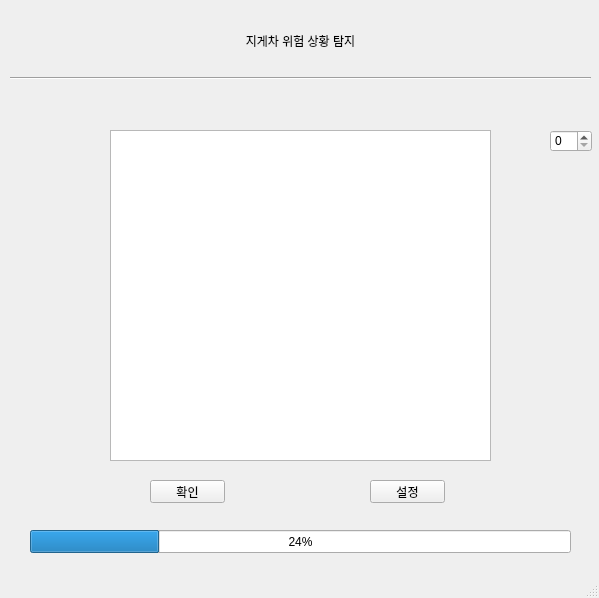
<?xml version="1.0" encoding="UTF-8"?>
<ui version="4.0">
 <class>MainWindow</class>
 <widget class="QMainWindow" name="MainWindow">
  <property name="geometry">
   <rect>
    <x>0</x>
    <y>0</y>
    <width>599</width>
    <height>598</height>
   </rect>
  </property>
  <property name="windowTitle">
   <string>MainWindow</string>
  </property>
  <widget class="QWidget" name="centralwidget">
   <widget class="QLabel" name="label">
    <property name="geometry">
     <rect>
      <x>10</x>
      <y>20</y>
      <width>581</width>
      <height>41</height>
     </rect>
    </property>
    <property name="styleSheet">
     <string notr="true">font: 75 12pt &quot;한컴 말랑말랑 Bold&quot;;</string>
    </property>
    <property name="text">
     <string>지게차 위험 상황 탐지</string>
    </property>
    <property name="alignment">
     <set>Qt::AlignCenter</set>
    </property>
   </widget>
   <widget class="Line" name="line">
    <property name="geometry">
     <rect>
      <x>10</x>
      <y>70</y>
      <width>581</width>
      <height>16</height>
     </rect>
    </property>
    <property name="orientation">
     <enum>Qt::Horizontal</enum>
    </property>
   </widget>
   <widget class="QGraphicsView" name="graphicsView">
    <property name="geometry">
     <rect>
      <x>110</x>
      <y>130</y>
      <width>381</width>
      <height>331</height>
     </rect>
    </property>
   </widget>
   <widget class="QPushButton" name="pushButton">
    <property name="geometry">
     <rect>
      <x>150</x>
      <y>480</y>
      <width>75</width>
      <height>23</height>
     </rect>
    </property>
    <property name="text">
     <string>확인</string>
    </property>
   </widget>
   <widget class="QPushButton" name="pushButton_2">
    <property name="geometry">
     <rect>
      <x>370</x>
      <y>480</y>
      <width>75</width>
      <height>23</height>
     </rect>
    </property>
    <property name="text">
     <string>설정</string>
    </property>
   </widget>
   <widget class="QProgressBar" name="progressBar_Test">
    <property name="geometry">
     <rect>
      <x>30</x>
      <y>530</y>
      <width>541</width>
      <height>23</height>
     </rect>
    </property>
    <property name="value">
     <number>24</number>
    </property>
   </widget>
   <widget class="QSpinBox" name="spinBox">
    <property name="geometry">
     <rect>
      <x>550</x>
      <y>130</y>
      <width>42</width>
      <height>22</height>
     </rect>
    </property>
   </widget>
  </widget>
  <widget class="QStatusBar" name="statusbar"/>
 </widget>
 <resources/>
 <connections/>
</ui>
